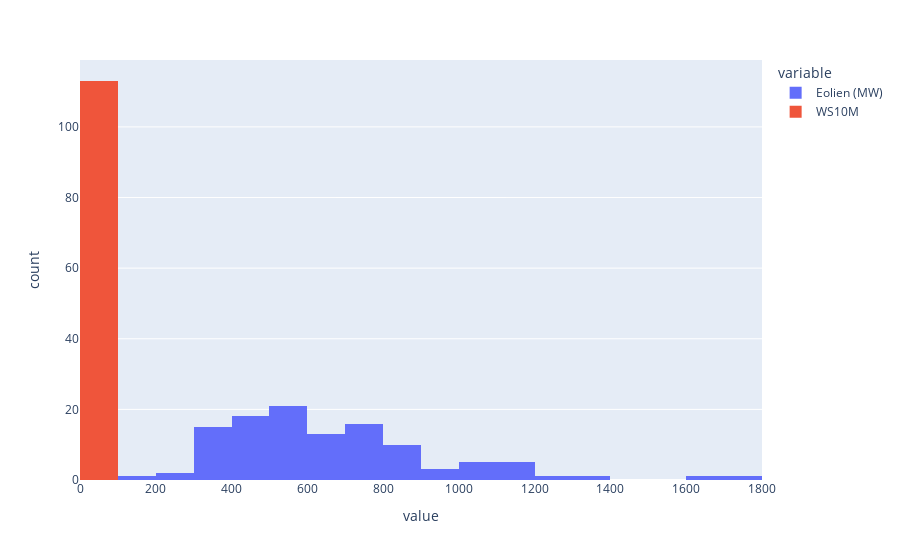

The notebook cell this image was saved under:
### Code cell
import plotly.express as px
e = df_energy_weather[['Eolien (MW)', 'WS10M']].resample('M').mean()
fig = px.histogram(e)
fig.show()
